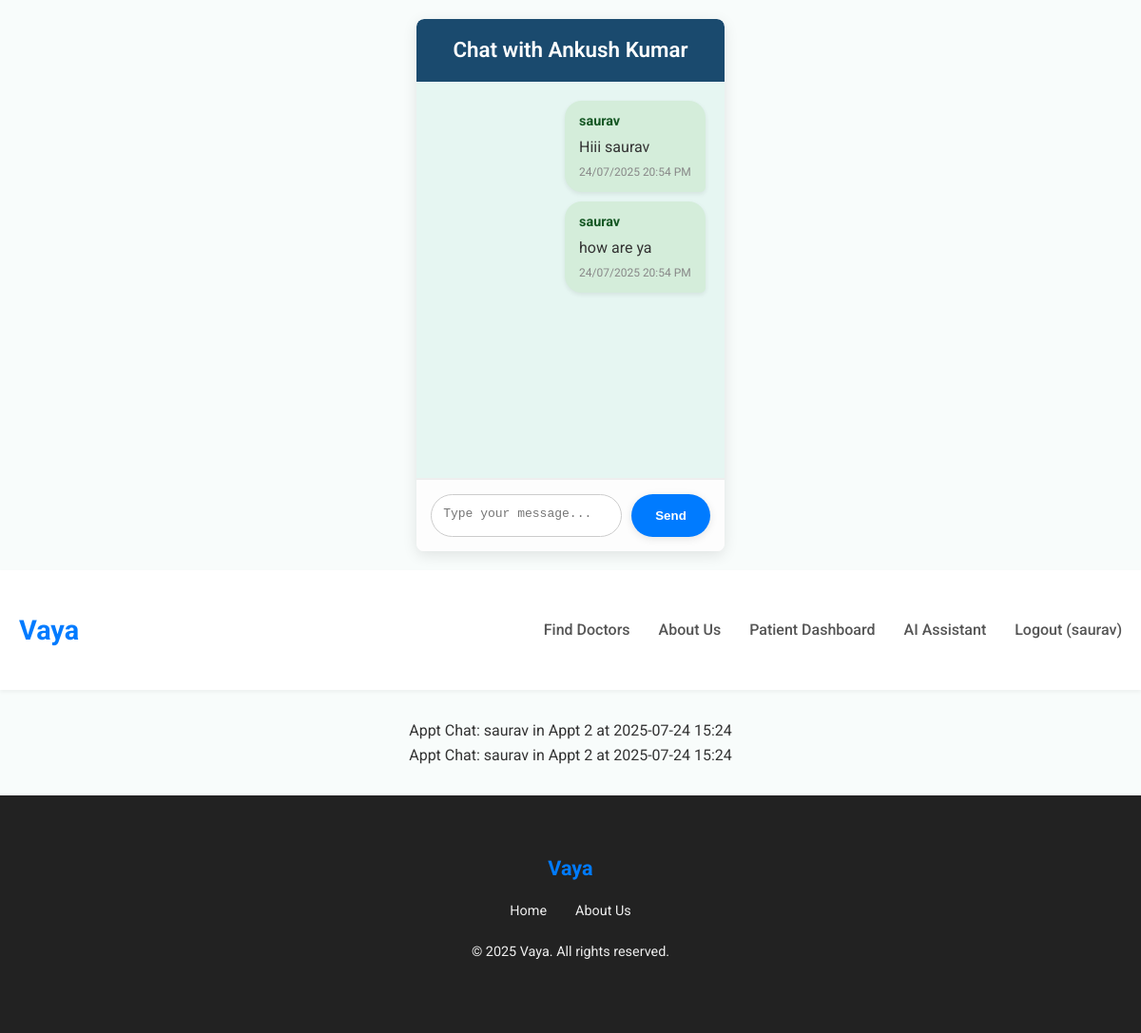
Page /chat/appointment/2/ (signed in) on the earlier database version.
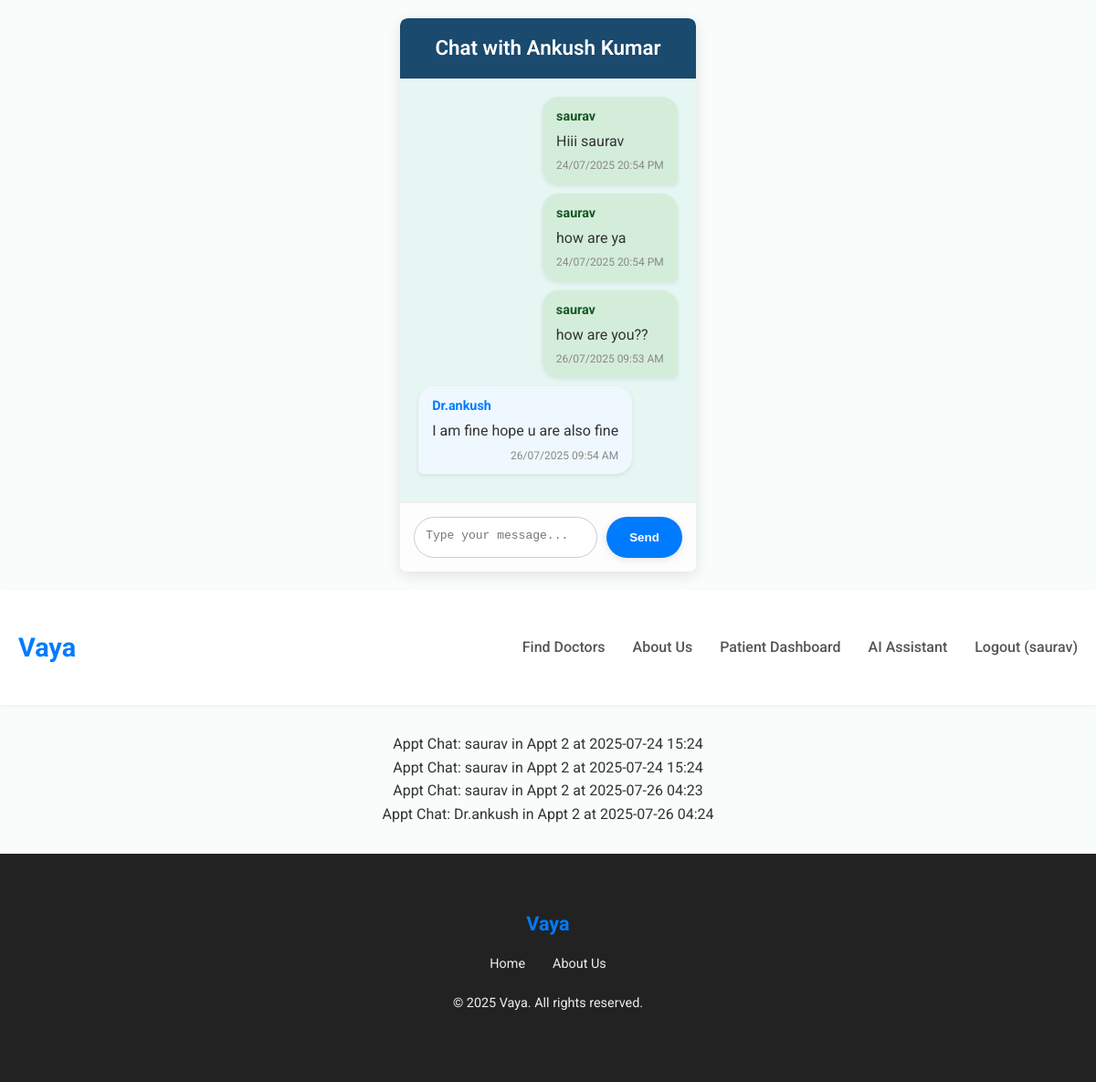
Same page on the later database version.
### chat/models.py (models this page shows)
class Message(models.Model):
    sender = models.ForeignKey(settings.AUTH_USER_MODEL, on_delete=models.CASCADE, related_name='sent_messages')
    appointment = models.ForeignKey(Appointment, on_delete=models.CASCADE, related_name='messages', null=True, blank=True)
    content = models.TextField()
    timestamp = models.DateTimeField(auto_now_add=True)
    ai_chat_for_user = models.ForeignKey(settings.AUTH_USER_MODEL, on_delete=models.CASCADE, null=True, blank=True, related_name='ai_conversations')
    class Meta:
        ordering = ['timestamp']
        verbose_name = "Chat Message"
        verbose_name_plural = "Chat Messages"
    def __str__(self):
        if self.appointment:
            return f"Appt Chat: {self.sender.username} in Appt {self.appointment.id} at {self.timestamp.strftime('%Y-%m-%d %H:%M')}"
        elif self.ai_chat_for_user:
            return f"AI Chat: {self.sender.username} to {self.ai_chat_for_user.username} at {self.timestamp.strftime('%Y-%m-%d %H:%M')}"
        return f"Message from {self.sender.username} at {self.timestamp.strftime('%Y-%m-%d %H:%M')}"

### users/models.py (models this page shows, shortened)
class CustomUser(AbstractUser):
    phone_number = models.CharField(max_length=15, unique=True, blank=True, null=True)
    date_of_birth = models.DateField(blank=True, null=True)
    GENDER_CHOICES = [
        ('M', 'Male'),
        ('F', 'Female'),
        ('O', 'Other'),
        ('P', 'Prefer not to say'),
    ]
    gender = models.CharField(max_length=1, choices=GENDER_CHOICES, blank=True, null=True)
    groups = models.ManyToManyField(
        "auth.Group",
        verbose_name="groups",
        blank=True,
        help_text="The groups this user belongs to. A user will get all permissions granted to each of their groups.",
        related_name="customuser_set",
        related_query_name="customuser",
    )
    user_permissions = models.ManyToManyField(
        "auth.Permission",
        verbose_name="user permissions",
        blank=True,
        help_text="Specific permissions for this user.",
        related_name="customuser_set",
        related_query_name="customuser",
    )

### doctors/models.py (models this page shows, shortened)
class Appointment(models.Model):
    patient = models.ForeignKey(CustomUser, on_delete=models.CASCADE, related_name='patient_appointments')
    doctor = models.ForeignKey(Doctor, on_delete=models.CASCADE, related_name='doctor_appointments')
    appointment_slot = models.ForeignKey(DoctorSlot, on_delete=models.SET_NULL, null=True, blank=True, related_name='booked_appointments')
    appointment_date = models.DateField()
    appointment_time = models.TimeField()
    STATUS_CHOICES = [
        ('pending', 'Pending'),
        ('confirmed', 'Confirmed'),
        ('completed', 'Completed'),
        ('cancelled', 'Cancelled'),
    ]
    status = models.CharField(max_length=10, choices=STATUS_CHOICES, default='pending')
    APPOINTMENT_TYPE_CHOICES = [
        ('unpaid', 'Unpaid'),
        ('paid', 'Paid (Coming Soon!)'),
    ]
    appointment_type = models.CharField(max_length=10, choices=APPOINTMENT_TYPE_CHOICES, default='unpaid')
    reason = models.TextField(blank=True, null=True)
    created_at = models.DateTimeField(auto_now_add=True)
    class Meta:
        ordering = ['appointment_date', 'appointment_time']
        unique_together = ('doctor', 'appointment_date', 'appointment_time') # Keep this for now

### chat/views.py (the view)
# urls.py: path('appointment/<int:appointment_id>/', views.chat_room, name='chat_room'),
@login_required
def chat_room(request, appointment_id):
    appointment = get_object_or_404(Appointment, id=appointment_id) #
    if not (request.user == appointment.patient or (appointment.doctor and request.user == appointment.doctor.user)):
        return render(request, 'unauthorized.html', {'message': 'You are not authorized to view this chat.'})
    messages = Message.objects.filter(appointment=appointment).order_by('timestamp').select_related('sender')
    other_user = None
    if request.user == appointment.patient:
        other_user = appointment.doctor.full_name if appointment.doctor else "Unknown Doctor"
    elif appointment.doctor and request.user == appointment.doctor.user:
        other_user = appointment.patient.username
    context = {
        'appointment': appointment,
        'other_user': other_user,
        'messages': messages, # Pass the message history to the template
    }
    return render(request, 'chat/chat_room.html', context)

### templates/chat/chat_room.html (shortened to what this page needs)
{% extends 'base.html' %}
{% block extra_head %}
<div class="chat-container">
    <div class="chat-header">
        Chat with {% if other_user %}{{ other_user }}{% else %}Unknown User{% endif %}
    </div>
    <div class="chat-messages" id="chat-log">
        {% for message in messages %}
            <div class="message {% if message.sender == request.user %}sent{% else %}received{% endif %}">
                <div class="message-sender">{{ message.sender.username }}</div>
                <div class="message-content">{{ message.content }}</div>
                <div class="message-timestamp">
                    {{ message.timestamp|date:"d/m/Y H:i A" }}
                </div>
            </div>
        {% endfor %}
    </div>
    <div class="chat-input">
        <textarea id="chat-message-input" placeholder="Type your message..." rows="1"></textarea>
        <button id="chat-message-submit">Send</button>
    </div>
</div>
{% endblock %}

### templates/base.html (shortened to what this page needs)
<!DOCTYPE html>
<html lang="en">
<head>
    {% block extra_head %}{% endblock %}
</head>
<body>
    <header>
        <div class="container navbar">
            <a href="{% url 'landing_page' %}" class="logo">Vaya</a>
            <nav>
                <ul class="nav-links">
                    {% if not user.is_authenticated or not user.doctor_login_profile.is_approved %}
                        <li><a href="{% url 'doctor_list' %}">Find Doctors</a></li>
                    {% endif %}
                    <li><a href="{% url 'about_us' %}">About Us</a></li>
                    {% if user.is_authenticated %}
                        {% if user.doctor_login_profile and user.doctor_login_profile.is_approved %}
                            <li><a href="{% url 'doctor_dashboard' %}">Doctor Dashboard</a></li>
                        {% elif user.doctor_login_profile and not user.doctor_login_profile.is_approved %}
                            <li><a href="{% url 'landing_page' %}">Profile Pending</a></li>
                        {% else %}
                            <li><a href="{% url 'patient_dashboard' %}">Patient Dashboard</a></li>
                            <li><a href="{% url 'symptom_checker' %}">AI Assistant</a></li>
                        {% endif %}
                        <li><a href="{% url 'logout' %}">Logout ({{ user.username }})</a></li>
                    {% else %}
                        <li><a href="{% url 'register_clinic' %}">For Doctors</a></li>
                        <li><a href="{% url 'login' %}">Login</a></li>
                    {% endif %}
                </ul>
            </nav>
        </div>
    </header>
    {% if messages %}
        <ul class="messages">
            {% for message in messages %}
                <li{% if message.tags %} class="{{ message.tags }}"{% endif %}>{{ message }}</li>
            {% endfor %}
        </ul>
    {% endif %}
    <footer>
        <div class="container">
            <a href="{% url 'landing_page' %}" class="logo">Vaya</a>
            <ul class="footer-links">
                <li><a href="{% url 'landing_page' %}">Home</a></li>
                <li><a href="{% url 'about_us' %}">About Us</a></li>
            </ul>
            <p>&copy; 2025 Vaya. All rights reserved.</p>
        </div>
    </footer>
</body>
</html>

Differences in the rows shown:
added Message: sender.username "saurav", content "how are you??", timestamp "26/07/2025 09:53 AM", appointment+sender+timestamp "Appt Chat: saurav in Appt 2 at 2025-07-26 04:23"
added Message: sender.username "Dr.ankush", content "I am fine hope u are also fine", timestamp "26/07/2025 09:54 AM", appointment+sender+timestamp "Appt Chat: Dr.ankush in Appt 2 at 2025-07-26 04:24"
